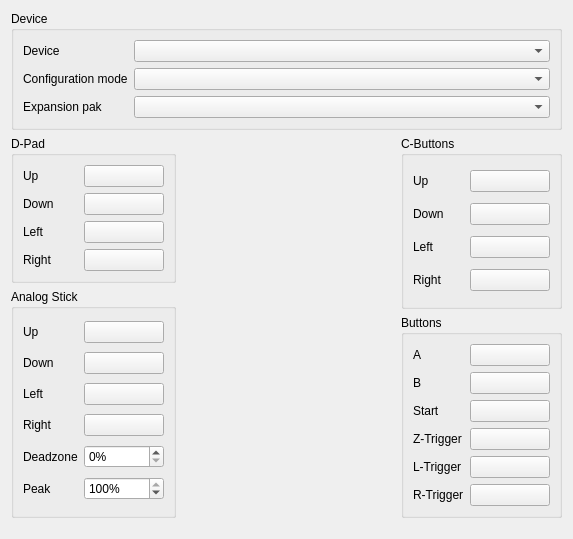
<?xml version="1.0" encoding="UTF-8"?>
<ui version="4.0">
 <class>EmulatorControllerConfiguration</class>
 <widget class="QWidget" name="EmulatorControllerConfiguration">
  <property name="geometry">
   <rect>
    <x>0</x>
    <y>0</y>
    <width>573</width>
    <height>539</height>
   </rect>
  </property>
  <property name="windowTitle">
   <string>Form</string>
  </property>
  <layout class="QVBoxLayout" name="verticalLayout">
   <item>
    <widget class="QGroupBox" name="settings_box">
     <property name="title">
      <string>Device</string>
     </property>
     <layout class="QFormLayout" name="formLayout_5">
      <item row="0" column="0">
       <widget class="QLabel" name="device_lbl">
        <property name="text">
         <string>Device</string>
        </property>
       </widget>
      </item>
      <item row="0" column="1">
       <widget class="QComboBox" name="device_box"/>
      </item>
      <item row="1" column="0">
       <widget class="QLabel" name="mode_lbl">
        <property name="text">
         <string>Configuration mode</string>
        </property>
       </widget>
      </item>
      <item row="1" column="1">
       <widget class="QComboBox" name="mode_box"/>
      </item>
      <item row="2" column="0">
       <widget class="QLabel" name="pak_lbl">
        <property name="text">
         <string>Expansion pak</string>
        </property>
       </widget>
      </item>
      <item row="2" column="1">
       <widget class="QComboBox" name="pak_box"/>
      </item>
     </layout>
    </widget>
   </item>
   <item>
    <layout class="QHBoxLayout" name="horizontalLayout">
     <item>
      <layout class="QGridLayout" name="gridLayout">
       <item row="0" column="2" rowspan="2">
        <widget class="QGroupBox" name="c_box">
         <property name="title">
          <string>C-Buttons</string>
         </property>
         <layout class="QGridLayout" name="gridLayout_4">
          <item row="0" column="0">
           <widget class="QLabel" name="c_up_lbl">
            <property name="text">
             <string>Up</string>
            </property>
           </widget>
          </item>
          <item row="0" column="1">
           <widget class="Frontend::SDL_BindButton" name="c_up_btn">
            <property name="sizePolicy">
             <sizepolicy hsizetype="Preferred" vsizetype="Fixed">
              <horstretch>0</horstretch>
              <verstretch>0</verstretch>
             </sizepolicy>
            </property>
            <property name="minimumSize">
             <size>
              <width>80</width>
              <height>0</height>
             </size>
            </property>
            <property name="text">
             <string/>
            </property>
           </widget>
          </item>
          <item row="1" column="0">
           <widget class="QLabel" name="c_down_lbl">
            <property name="text">
             <string>Down</string>
            </property>
           </widget>
          </item>
          <item row="1" column="1">
           <widget class="Frontend::SDL_BindButton" name="c_down_btn">
            <property name="sizePolicy">
             <sizepolicy hsizetype="Preferred" vsizetype="Fixed">
              <horstretch>0</horstretch>
              <verstretch>0</verstretch>
             </sizepolicy>
            </property>
            <property name="minimumSize">
             <size>
              <width>80</width>
              <height>0</height>
             </size>
            </property>
            <property name="text">
             <string/>
            </property>
           </widget>
          </item>
          <item row="2" column="0">
           <widget class="QLabel" name="c_left_lbl">
            <property name="text">
             <string>Left</string>
            </property>
           </widget>
          </item>
          <item row="2" column="1">
           <widget class="Frontend::SDL_BindButton" name="c_left_btn">
            <property name="sizePolicy">
             <sizepolicy hsizetype="Preferred" vsizetype="Fixed">
              <horstretch>0</horstretch>
              <verstretch>0</verstretch>
             </sizepolicy>
            </property>
            <property name="minimumSize">
             <size>
              <width>80</width>
              <height>0</height>
             </size>
            </property>
            <property name="text">
             <string/>
            </property>
           </widget>
          </item>
          <item row="3" column="0">
           <widget class="QLabel" name="c_right_lbl">
            <property name="text">
             <string>Right</string>
            </property>
           </widget>
          </item>
          <item row="3" column="1">
           <widget class="Frontend::SDL_BindButton" name="c_right_btn">
            <property name="sizePolicy">
             <sizepolicy hsizetype="Preferred" vsizetype="Fixed">
              <horstretch>0</horstretch>
              <verstretch>0</verstretch>
             </sizepolicy>
            </property>
            <property name="minimumSize">
             <size>
              <width>80</width>
              <height>0</height>
             </size>
            </property>
            <property name="text">
             <string/>
            </property>
           </widget>
          </item>
         </layout>
        </widget>
       </item>
       <item row="0" column="0">
        <widget class="QGroupBox" name="d_pad_box">
         <property name="title">
          <string>D-Pad</string>
         </property>
         <layout class="QGridLayout" name="gridLayout_3">
          <item row="0" column="0">
           <widget class="QLabel" name="d_pad_up_lbl">
            <property name="text">
             <string>Up</string>
            </property>
           </widget>
          </item>
          <item row="0" column="1">
           <widget class="Frontend::SDL_BindButton" name="d_pad_up_btn">
            <property name="sizePolicy">
             <sizepolicy hsizetype="Preferred" vsizetype="Fixed">
              <horstretch>0</horstretch>
              <verstretch>0</verstretch>
             </sizepolicy>
            </property>
            <property name="minimumSize">
             <size>
              <width>80</width>
              <height>0</height>
             </size>
            </property>
            <property name="text">
             <string/>
            </property>
           </widget>
          </item>
          <item row="1" column="0">
           <widget class="QLabel" name="d_pad_down_lbl">
            <property name="text">
             <string>Down</string>
            </property>
           </widget>
          </item>
          <item row="1" column="1">
           <widget class="Frontend::SDL_BindButton" name="d_pad_down_btn">
            <property name="sizePolicy">
             <sizepolicy hsizetype="Preferred" vsizetype="Fixed">
              <horstretch>0</horstretch>
              <verstretch>0</verstretch>
             </sizepolicy>
            </property>
            <property name="minimumSize">
             <size>
              <width>80</width>
              <height>0</height>
             </size>
            </property>
            <property name="text">
             <string/>
            </property>
           </widget>
          </item>
          <item row="2" column="0">
           <widget class="QLabel" name="d_pad_left_lbl">
            <property name="text">
             <string>Left</string>
            </property>
           </widget>
          </item>
          <item row="2" column="1">
           <widget class="Frontend::SDL_BindButton" name="d_pad_left_btn">
            <property name="sizePolicy">
             <sizepolicy hsizetype="Preferred" vsizetype="Fixed">
              <horstretch>0</horstretch>
              <verstretch>0</verstretch>
             </sizepolicy>
            </property>
            <property name="minimumSize">
             <size>
              <width>80</width>
              <height>0</height>
             </size>
            </property>
            <property name="text">
             <string/>
            </property>
           </widget>
          </item>
          <item row="3" column="0">
           <widget class="QLabel" name="d_pad_right_lbl">
            <property name="text">
             <string>Right</string>
            </property>
           </widget>
          </item>
          <item row="3" column="1">
           <widget class="Frontend::SDL_BindButton" name="d_pad_right_btn">
            <property name="sizePolicy">
             <sizepolicy hsizetype="Preferred" vsizetype="Fixed">
              <horstretch>0</horstretch>
              <verstretch>0</verstretch>
             </sizepolicy>
            </property>
            <property name="minimumSize">
             <size>
              <width>80</width>
              <height>0</height>
             </size>
            </property>
            <property name="text">
             <string/>
            </property>
           </widget>
          </item>
         </layout>
        </widget>
       </item>
       <item row="1" column="0" rowspan="2">
        <widget class="QGroupBox" name="analog_stick_box">
         <property name="title">
          <string>Analog Stick</string>
         </property>
         <layout class="QGridLayout" name="gridLayout_2">
          <item row="0" column="0">
           <widget class="QLabel" name="stick_up_lbl">
            <property name="text">
             <string>Up</string>
            </property>
           </widget>
          </item>
          <item row="0" column="1">
           <widget class="Frontend::SDL_BindButton" name="stick_up_btn">
            <property name="sizePolicy">
             <sizepolicy hsizetype="Preferred" vsizetype="Fixed">
              <horstretch>0</horstretch>
              <verstretch>0</verstretch>
             </sizepolicy>
            </property>
            <property name="minimumSize">
             <size>
              <width>80</width>
              <height>0</height>
             </size>
            </property>
            <property name="text">
             <string/>
            </property>
           </widget>
          </item>
          <item row="1" column="0">
           <widget class="QLabel" name="stick_down_lbl">
            <property name="text">
             <string>Down</string>
            </property>
           </widget>
          </item>
          <item row="1" column="1">
           <widget class="Frontend::SDL_BindButton" name="stick_down_btn">
            <property name="sizePolicy">
             <sizepolicy hsizetype="Preferred" vsizetype="Fixed">
              <horstretch>0</horstretch>
              <verstretch>0</verstretch>
             </sizepolicy>
            </property>
            <property name="minimumSize">
             <size>
              <width>80</width>
              <height>0</height>
             </size>
            </property>
            <property name="text">
             <string/>
            </property>
           </widget>
          </item>
          <item row="2" column="0">
           <widget class="QLabel" name="stick_left_lbl">
            <property name="text">
             <string>Left</string>
            </property>
           </widget>
          </item>
          <item row="2" column="1">
           <widget class="Frontend::SDL_BindButton" name="stick_left_btn">
            <property name="sizePolicy">
             <sizepolicy hsizetype="Preferred" vsizetype="Fixed">
              <horstretch>0</horstretch>
              <verstretch>0</verstretch>
             </sizepolicy>
            </property>
            <property name="minimumSize">
             <size>
              <width>80</width>
              <height>0</height>
             </size>
            </property>
            <property name="text">
             <string/>
            </property>
           </widget>
          </item>
          <item row="3" column="0">
           <widget class="QLabel" name="stick_right_lbl">
            <property name="text">
             <string>Right</string>
            </property>
           </widget>
          </item>
          <item row="3" column="1">
           <widget class="Frontend::SDL_BindButton" name="stick_right_btn">
            <property name="sizePolicy">
             <sizepolicy hsizetype="Preferred" vsizetype="Fixed">
              <horstretch>0</horstretch>
              <verstretch>0</verstretch>
             </sizepolicy>
            </property>
            <property name="minimumSize">
             <size>
              <width>80</width>
              <height>0</height>
             </size>
            </property>
            <property name="text">
             <string/>
            </property>
           </widget>
          </item>
          <item row="4" column="0">
           <widget class="QLabel" name="deadzone_lbl">
            <property name="text">
             <string>Deadzone</string>
            </property>
           </widget>
          </item>
          <item row="4" column="1">
           <widget class="QSpinBox" name="deadzone_sbx">
            <property name="suffix">
             <string>%</string>
            </property>
            <property name="maximum">
             <number>50</number>
            </property>
           </widget>
          </item>
          <item row="5" column="0">
           <widget class="QLabel" name="peak_lbl">
            <property name="text">
             <string>Peak</string>
            </property>
           </widget>
          </item>
          <item row="5" column="1">
           <widget class="QSpinBox" name="peak_sbx">
            <property name="suffix">
             <string>%</string>
            </property>
            <property name="minimum">
             <number>51</number>
            </property>
            <property name="maximum">
             <number>100</number>
            </property>
            <property name="value">
             <number>100</number>
            </property>
           </widget>
          </item>
         </layout>
        </widget>
       </item>
       <item row="2" column="2">
        <widget class="QGroupBox" name="buttons_box">
         <property name="title">
          <string>Buttons</string>
         </property>
         <layout class="QGridLayout" name="gridLayout_5">
          <item row="0" column="0">
           <widget class="QLabel" name="a_button_lbl">
            <property name="text">
             <string>A</string>
            </property>
           </widget>
          </item>
          <item row="0" column="1">
           <widget class="Frontend::SDL_BindButton" name="a_button_btn">
            <property name="sizePolicy">
             <sizepolicy hsizetype="Preferred" vsizetype="Fixed">
              <horstretch>0</horstretch>
              <verstretch>0</verstretch>
             </sizepolicy>
            </property>
            <property name="minimumSize">
             <size>
              <width>80</width>
              <height>0</height>
             </size>
            </property>
            <property name="text">
             <string/>
            </property>
           </widget>
          </item>
          <item row="1" column="0">
           <widget class="QLabel" name="b_button_lbl">
            <property name="text">
             <string>B</string>
            </property>
           </widget>
          </item>
          <item row="1" column="1">
           <widget class="Frontend::SDL_BindButton" name="b_button_btn">
            <property name="sizePolicy">
             <sizepolicy hsizetype="Preferred" vsizetype="Fixed">
              <horstretch>0</horstretch>
              <verstretch>0</verstretch>
             </sizepolicy>
            </property>
            <property name="minimumSize">
             <size>
              <width>80</width>
              <height>0</height>
             </size>
            </property>
            <property name="text">
             <string/>
            </property>
           </widget>
          </item>
          <item row="2" column="0">
           <widget class="QLabel" name="start_lbl">
            <property name="text">
             <string>Start</string>
            </property>
           </widget>
          </item>
          <item row="2" column="1">
           <widget class="Frontend::SDL_BindButton" name="start_btn">
            <property name="sizePolicy">
             <sizepolicy hsizetype="Preferred" vsizetype="Fixed">
              <horstretch>0</horstretch>
              <verstretch>0</verstretch>
             </sizepolicy>
            </property>
            <property name="minimumSize">
             <size>
              <width>80</width>
              <height>0</height>
             </size>
            </property>
            <property name="text">
             <string/>
            </property>
           </widget>
          </item>
          <item row="3" column="0">
           <widget class="QLabel" name="z_trigger_lbl">
            <property name="text">
             <string>Z-Trigger</string>
            </property>
           </widget>
          </item>
          <item row="3" column="1">
           <widget class="Frontend::SDL_BindButton" name="z_trigger_btn">
            <property name="sizePolicy">
             <sizepolicy hsizetype="Preferred" vsizetype="Fixed">
              <horstretch>0</horstretch>
              <verstretch>0</verstretch>
             </sizepolicy>
            </property>
            <property name="minimumSize">
             <size>
              <width>80</width>
              <height>0</height>
             </size>
            </property>
            <property name="text">
             <string/>
            </property>
           </widget>
          </item>
          <item row="4" column="0">
           <widget class="QLabel" name="l_trigger_lbl">
            <property name="text">
             <string>L-Trigger</string>
            </property>
           </widget>
          </item>
          <item row="4" column="1">
           <widget class="Frontend::SDL_BindButton" name="l_trigger_btn">
            <property name="sizePolicy">
             <sizepolicy hsizetype="Preferred" vsizetype="Fixed">
              <horstretch>0</horstretch>
              <verstretch>0</verstretch>
             </sizepolicy>
            </property>
            <property name="minimumSize">
             <size>
              <width>80</width>
              <height>0</height>
             </size>
            </property>
            <property name="text">
             <string/>
            </property>
           </widget>
          </item>
          <item row="5" column="0">
           <widget class="QLabel" name="r_trigger_lbl">
            <property name="text">
             <string>R-Trigger</string>
            </property>
           </widget>
          </item>
          <item row="5" column="1">
           <widget class="Frontend::SDL_BindButton" name="r_trigger_btn">
            <property name="sizePolicy">
             <sizepolicy hsizetype="Preferred" vsizetype="Fixed">
              <horstretch>0</horstretch>
              <verstretch>0</verstretch>
             </sizepolicy>
            </property>
            <property name="minimumSize">
             <size>
              <width>80</width>
              <height>0</height>
             </size>
            </property>
            <property name="text">
             <string/>
            </property>
           </widget>
          </item>
         </layout>
        </widget>
       </item>
       <item row="1" column="1">
        <spacer name="horizontalSpacer">
         <property name="orientation">
          <enum>Qt::Horizontal</enum>
         </property>
         <property name="sizeHint" stdset="0">
          <size>
           <width>40</width>
           <height>20</height>
          </size>
         </property>
        </spacer>
       </item>
      </layout>
     </item>
    </layout>
   </item>
   <item>
    <spacer name="verticalSpacer">
     <property name="orientation">
      <enum>Qt::Vertical</enum>
     </property>
     <property name="sizeHint" stdset="0">
      <size>
       <width>20</width>
       <height>40</height>
      </size>
     </property>
    </spacer>
   </item>
  </layout>
 </widget>
 <customwidgets>
  <customwidget>
   <class>Frontend::SDL_BindButton</class>
   <extends>QPushButton</extends>
   <header>sdl_bind_button.hpp</header>
  </customwidget>
 </customwidgets>
 <resources/>
 <connections/>
</ui>
